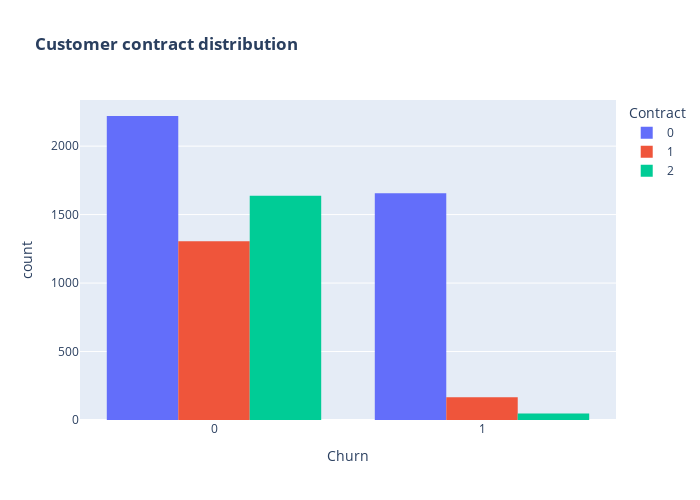

Notebook cell for this chart:
### Code cell
fig = px.histogram(data, x="Churn", color = "Contract", barmode = "group", title = "<b>Customer contract distribution<b>")
fig.update_layout(width=700, height=500, bargap=0.2)
fig.show()

### Figure 1 — Plotly figure (JSON) as saved in the notebook; plotly's stock layout.template omitted (floating-point values rounded to 4 significant figures; data arrays with more than 128 entries replaced by an {"elided": "..."} marker saying what was removed)
{"data": [{"alignmentgroup": "True", "bingroup": "x", "hovertemplate": "Contract=0<br>Churn=%{x}<br>count=%{y}<extra></extra>", "legendgroup": "0", "marker": {"color": "#636efa", "pattern": {"shape": ""}}, "name": "0", "offsetgroup": "0", "orientation": "v", "showlegend": true, "type": "histogram", "x": {"elided": "3875 int values"}, "xaxis": "x", "yaxis": "y"}, {"alignmentgroup": "True", "bingroup": "x", "hovertemplate": "Contract=1<br>Churn=%{x}<br>count=%{y}<extra></extra>", "legendgroup": "1", "marker": {"color": "#EF553B", "pattern": {"shape": ""}}, "name": "1", "offsetgroup": "1", "orientation": "v", "showlegend": true, "type": "histogram", "x": {"elided": "1472 int values"}, "xaxis": "x", "yaxis": "y"}, {"alignmentgroup": "True", "bingroup": "x", "hovertemplate": "Contract=2<br>Churn=%{x}<br>count=%{y}<extra></extra>", "legendgroup": "2", "marker": {"color": "#00cc96", "pattern": {"shape": ""}}, "name": "2", "offsetgroup": "2", "orientation": "v", "showlegend": true, "type": "histogram", "x": {"elided": "1685 int values"}, "xaxis": "x", "yaxis": "y"}], "layout": {"bargap": 0.2, "barmode": "group", "height": 500, "legend": {"title": {"text": "Contract"}, "tracegroupgap": 0}, "title": {"text": "<b>Customer contract distribution<b>"}, "width": 700, "xaxis": {"anchor": "y", "domain": [0, 1], "title": {"text": "Churn"}}, "yaxis": {"anchor": "x", "domain": [0, 1], "title": {"text": "count"}}}}
